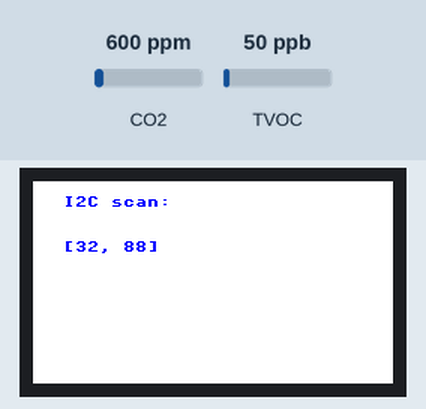
This program was run on a simulated Raspberry Pi Pico running MicroPython. On the bench: 240×135 colour display. The test bench sets the inputs (shaded band); at power-on: CO2 600 ppm, TVOC 50 ppb. Files the program writes start out absent.

Above: at 3.2 s.
At 8.0 s:
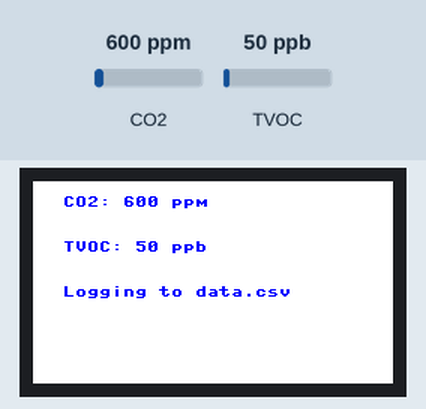
8.1 s: CO2 set to 452 ppm
At 10.3 s:
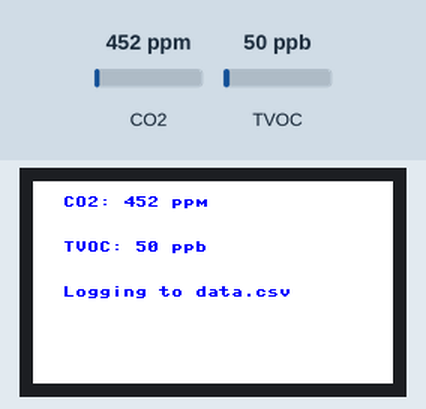
10.6 s: TVOC set to 20 ppb
14.0 s: CO2 set to 1050 ppm
At 16.7 s:
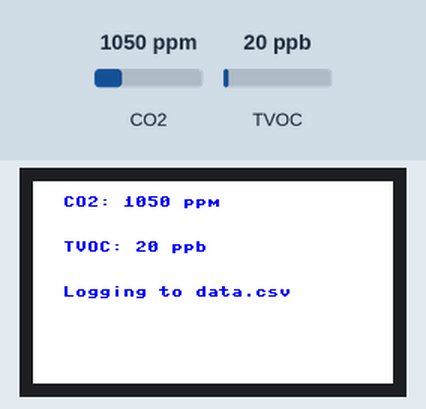
17.3 s: TVOC set to 250 ppb
At 20.5 s:
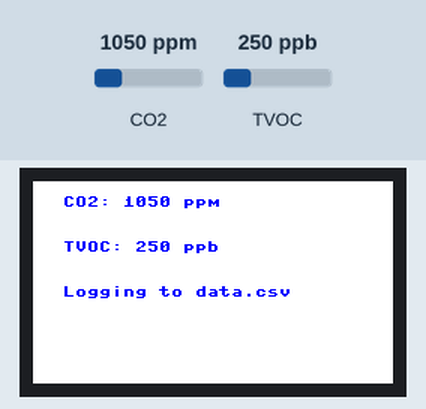
Timing chart, 0 to 21.7 s (numbered marks = the images above; inputs shaded):
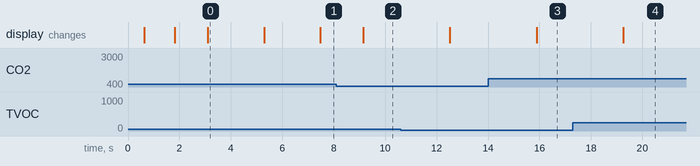

Measured:
- after the input at 8.1 s, the display: changes after 1.1 s (image 2)
- after the input at 14.0 s, the display: changes after 1.9 s (image 3)
- after the input at 17.3 s, the display: changes after 2.0 s (image 4)
- what the display in image 0 shows lasts 2.2 s, from 3.1 s to 5.3 s

The program:

main.py
```python
# sgp30_lcd_adafruit.py
from machine import Pin, SPI, I2C, PWM
import time
import adafruit_sgp30
import framebuf, micropython

# --- LCD pins ---
BL = 25
DC = 8
CS = 9
SCK = 10
MOSI = 11
RST = 12

# --- Full LCD_1inch14 class ---
class LCD_1inch14(framebuf.FrameBuffer):
    def __init__(self):
        self.width = 240
        self.height = 135
        self.cs = Pin(CS,Pin.OUT)
        self.rst = Pin(RST,Pin.OUT)
        self.cs(1)
        self.spi = SPI(1,50_000_000,polarity=0, phase=0,sck=Pin(SCK),mosi=Pin(MOSI),miso=None)
        self.dc = Pin(DC,Pin.OUT)
        self.dc(1)
        self.buffer = bytearray(self.height * self.width * 2)
        super().__init__(self.buffer, self.width, self.height, framebuf.RGB565)
        self.init_display()
        self.red   =   0x07E0
        self.green =   0x001f
        self.blue  =   0xf800
        self.white =   0xffff

    def write_cmd(self, cmd):
        self.cs(1); self.dc(0); self.cs(0)
        self.spi.write(bytearray([cmd])); self.cs(1)

    def write_data(self, buf):
        self.cs(1); self.dc(1); self.cs(0)
        if isinstance(buf, int):
            self.spi.write(bytearray([buf]))
        else:
            self.spi.write(buf)
        self.cs(1)

    def init_display(self):
        self.rst(1); self.rst(0); self.rst(1)
        self.write_cmd(0x36); self.write_data(0x70)
        self.write_cmd(0x3A); self.write_data(0x05)
        self.write_cmd(0xB2); self.write_data(bytes([0x0C,0x0C,0x00,0x33,0x33]))
        self.write_cmd(0xB7); self.write_data(0x35)
        self.write_cmd(0xBB); self.write_data(0x19)
        self.write_cmd(0xC0); self.write_data(0x2C)
        self.write_cmd(0xC2); self.write_data(0x01)
        self.write_cmd(0xC3); self.write_data(0x12)
        self.write_cmd(0xC4); self.write_data(0x20)
        self.write_cmd(0xC6); self.write_data(0x0F)
        self.write_cmd(0xD0); self.write_data(bytes([0xA4,0xA1]))
        self.write_cmd(0xE0); self.write_data(bytes([0xD0,0x04,0x0D,0x11,0x13,0x2B,0x3F,0x54,0x4C,0x18,0x0D,0x0B,0x1F,0x23]))
        self.write_cmd(0xE1); self.write_data(bytes([0xD0,0x04,0x0C,0x11,0x13,0x2C,0x3F,0x44,0x51,0x2F,0x1F,0x1F,0x20,0x23]))
        self.write_cmd(0x21)
        self.write_cmd(0x11)
        self.write_cmd(0x29)

    @micropython.viper
    def swap(self):
        buf = ptr8(self.buffer)
        for x in range(0,240*135*2,2):
            tt = buf[x]; buf[x] = buf[x+1]; buf[x+1] = tt

    @micropython.viper
    def ins(self, ins_data, ins_len:int, start:int):
        ins_buf = ptr8(ins_data); buf = ptr8(self.buffer)
        for x in range(ins_len):
            buf[start + x] = ins_buf[x]

    @micropython.viper
    def mirror(self):
        buf = ptr8(self.buffer)
        for y in range(0,135):
            for x in range(0,120):
                temp_x = (240 - x) * 2
                temp_y = y * 480
                t1 = buf[x*2 + temp_y]
                t2 = buf[x*2 + temp_y + 1]
                buf[x*2 + temp_y] = buf[temp_x + temp_y]
                buf[x*2 + temp_y + 1] = buf[temp_x + temp_y + 1]
                buf[temp_x + temp_y] = t1
                buf[temp_x + temp_y + 1] = t2

    def show(self):
        self.write_cmd(0x2A)
        self.write_data(bytes([0x00,0x28,0x01,0x17]))
        self.write_cmd(0x2B)
        self.write_data(bytes([0x00,0x35,0x00,0xBB]))
        self.write_cmd(0x2C)
        self.cs(1); self.dc(1); self.cs(0)
        self.swap()
        self.spi.write(self.buffer)
        self.swap()
        self.cs(1)

# --- I2C setup & safe SGP30 init ---
# Change these pins if your wiring uses different GP pins
sdaPIN = Pin(28)
sclPIN = Pin(29)
i2c_1 = I2C(0, sda=sdaPIN, scl=sclPIN, freq=100000)
time.sleep(0.05)

# Initialize LCD and backlight first so we can show messages
pwm = PWM(Pin(BL))
pwm.freq(90000)
pwm.duty_u16(04500)
lcd = LCD_1inch14()
lcd.fill(0xffff)
lcd.show()

def lcd_print(line1, line2="", line3=""):
    lcd.fill(0xffff)
    lcd.text(line1, 20, 10, 0x001F)
    lcd.text(line2, 20, 40, 0x001F)
    if line3:
        lcd.text(line3, 20, 70, 0x001F)
    lcd.show()

lcd_print("I2C scanning...", "")
time.sleep(0.1)
try:
    devices = i2c_1.scan()
except Exception as e:
    lcd_print("I2C scan failed", str(e))
    raise

lcd_print("I2C scan:", str(devices))
time.sleep(1)

if 0x58 not in devices:
    lcd_print("SGP30 not found", "Check wiring/VCC")
    # also print to REPL for debugging
    print("I2C devices:", devices)
    raise OSError("SGP30 (0x58) not found on I2C bus")

# Safe creation of SGP30
try:
    sgp = adafruit_sgp30.Adafruit_SGP30(i2c_1, address=0x58)
except Exception as e:
    lcd_print("SGP30 init fail", str(e))
    raise

lcd_print("SGP30 init OK", "warming..."); time.sleep(1)

# Main loop: read, display, log
while True:
    try:
        co2eq, tvoc = sgp.iaq_measure()
    except OSError:
        lcd_print("I2C read error", "Check wiring")
        time.sleep(1)
        continue
    except Exception as e:
        lcd_print("SGP30 error", str(e))
        time.sleep(1)
        continue

    if co2eq == 400 and tvoc == 0:
        lcd_print("SGP30 warming", "stabilizing...")
    else:
        lcd_print("CO2: {} ppm".format(co2eq),
                  "TVOC: {} ppb".format(tvoc),
                  "Logging to data.csv")
        try:
            with open("data.csv", "a") as f:
                f.write("{},{}\n".format(co2eq, tvoc))
        except OSError:
            pass

    time.sleep(0.5)
```
